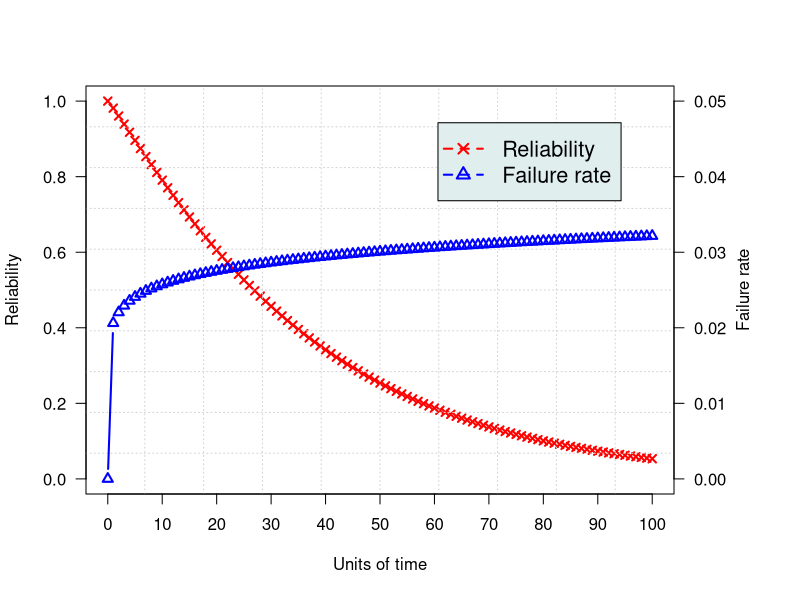

This figure's R source:
#This program is coded by Nam Lethanh for use in the class IMP-HS2014
#Purpose: To calculate reliability from Cox Model
data=read.csv("example2.csv",header=TRUE)
attach(data)
library(survival)
likelihood=survreg(Surv(time,status)~1,data=data,dist="weibull")
print(likelihood)

density<-function(t,theta,m){theta*m*(theta*t)^(m-1)*exp(-(theta*t)^m)}
rate<-function(t,theta,m){theta*m*(theta*t)^(m-1)}
reliability<-function(t,theta,m){exp(-(theta*t)^m)}
TIME=100
T=seq(0,TIME, by =1)
den<-matrix(double(1),nrow=T,ncol=1)
hazard<-matrix(double(1),nrow=T,ncol=1)
reli<-matrix(double(1),nrow=T,ncol=1)
#theta=0.912
#m=3.624

theta=1/exp(3.624)
m=1/0.912

for (t in (1:length(T))){
  den[t]<-density(T[t],theta,m)
  hazard[t]<-rate(T[t],theta,m)
  reli[t]<-reliability(T[t],theta,m)
}
results=cbind(den,hazard,reli)
print(results)

plot.new()
par(mar=c(5,4,4,6)+0.3)
limy=c(0,1)
limx=c(0,100)
plot(T,reli,lwd=2,col="red",ylab="",xlab="",xlim=limx,ylim=limy,axes=FALSE,lty=1,type="b",pch=4)
axis(2,ylim=limy,col="black",las=1)
axis(1,c(seq(0,100,by=10)),c(seq(0,100,by=10)))
mtext(expression(paste('Reliability')),side=2,col="black",line=3)
mtext(expression(paste('Units of time')),side=1,col="black",line=3)
grid(10, 10, col = "lightgray", lty = "dotted",lwd = par("lwd"), equilogs = TRUE)
box()
par(new=TRUE)
limy=c(0,0.05)
limx=c(0,100)
plot(T,hazard,lwd=2,col="blue",ylab="",xlab="",xlim=limx,ylim=limy,axes=FALSE,lty=1,type="b",pch=2)
axis(4,ylim=limy,col="black",las=1)
mtext(expression(paste('Failure rate')),side=4,col="black",line=3)
colors=c("red","blue")
legend("topright", inset=0.09, col=colors,lty=2,lwd=2,legend=c("Reliability","Failure rate"),pch=c(4,2),bg="azure2",cex=1.3)

cat("THE END")


